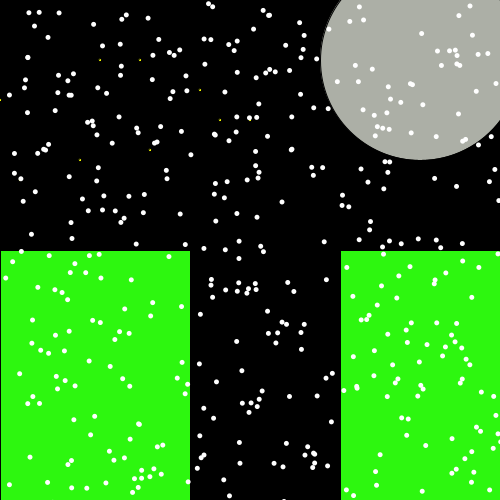
Frame 1 (no input)
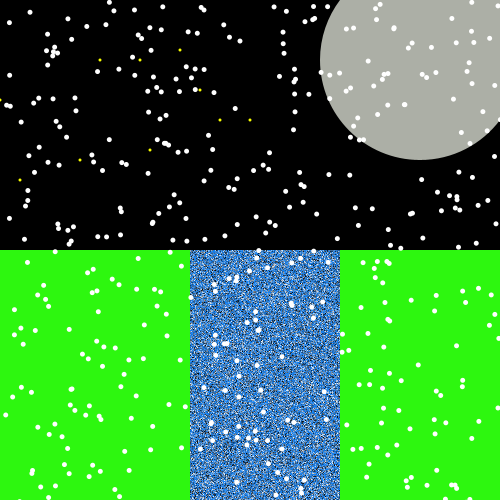
Frame 60 (the mouse pressed at the canvas centre just before this capture)
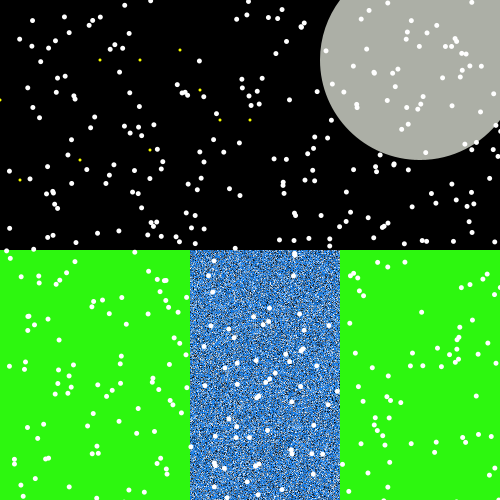
Frame 120 (the mouse held since frame 60 and released just before this capture)

The Processing sketch that drew these frames (run headless with seeded random() and noise(); from frame 60 on, the mouse is pressed at the canvas centre):

// Processing sketch: processing_86902
// ── processing_86902.pde

//Autor Luis Romero Ballesta
//Assignatura Programació
//1ºASIX (TARDA)
//Centre d'Estudis Roca
neu[] neus;
float blocksize;
  
void setup(){
  size(500, 500);
  blocksize=1;
  smooth();  
  neus = new neu[600];
  for (int i=0; i<600; i++){
    neus[i] = new neu();
    neus[i].luisx = random(5,600);
    neus[i].luisy = random(5,600);    
  }  
}  
void draw(){
   background(#000000);
   fill(#FAFF00);
   ellipse(100,60,3,3);
   ellipse(200,90,3,3);
   ellipse(250,120,3,3);
   ellipse(150,150,3,3);
   ellipse(20,180,3,3);
   ellipse(0,100,3,3);
   ellipse(80,160,3,3);
   ellipse(180,50,3,3);
   ellipse(140,60,3,3);
   ellipse(220,120,3,3);
   fill (#ACAFA6);
   ellipse (420,60,200,200); 
   fill(#2DF70F);
   rect(0,250,200,250);
   fill(#2DF70F);
   rect(300,250,200,250);
   fill(#0F81F7);
   rect(190,250,150,250);
   for(float y = 250; y < 500; y+=blocksize) { 
   for(float x = 190; x < 340; x+=blocksize){ 
       fill(random(255),random(255)); 
       rect(x,y,blocksize,blocksize); 
       float velocitat = 0; 
       velocitat=1;
     }
   }
  for (int i=0; i<neus.length; i++)
  {
    neus[i].mou();
    neus[i].dibuixa();
  }  
}
class neu{
  float luisx, luisy;
  
    
  void dibuixa(){
    noStroke();
    fill(255);
    ellipse(luisx, luisy,5,5);
  } 
  void mou(){
    luisy =  luisy + random(5) ;  
    if (luisy>600) luisy = random(5);
  }
}
